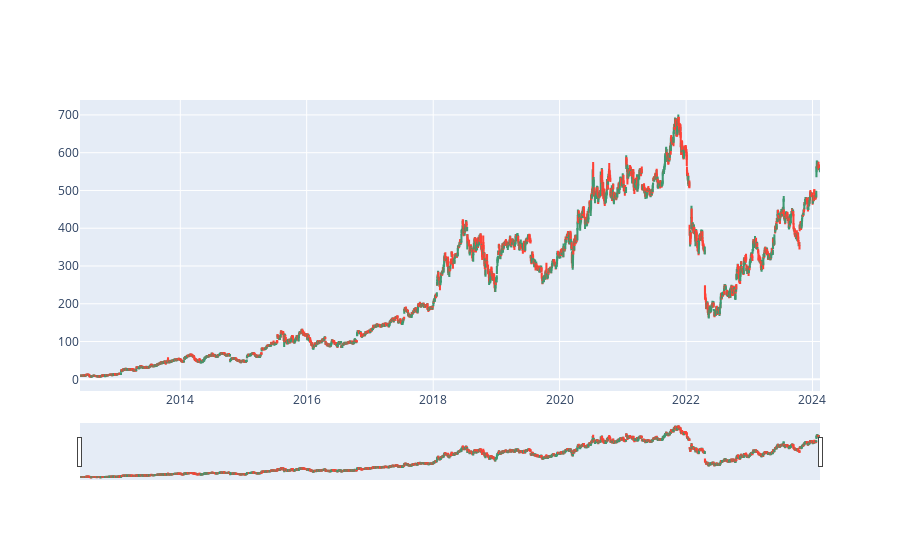

Notebook source saved alongside this figure:
### Code cell
# candlestick
candlestick =go.Candlestick(
    x = netflix_df.index,
    open = netflix_df['Open'],
    high= netflix_df['High'],
    low= netflix_df['Low'],
    close= netflix_df['Close'],
)
# plot
fig = go.Figure(data = [candlestick])
fig.show()

### Figure 1 — Plotly figure (JSON) as saved in the notebook; plotly's stock layout.template omitted (floating-point values rounded to 4 significant figures; data arrays with more than 128 entries replaced by an {"elided": "..."} marker saying what was removed)
{"data": [{"close": {"elided": "2944 float values"}, "high": {"elided": "2944 float values"}, "low": {"elided": "2944 float values"}, "open": {"elided": "2944 float values"}, "type": "candlestick", "x": {"elided": "2944 str values"}}], "layout": {}}
